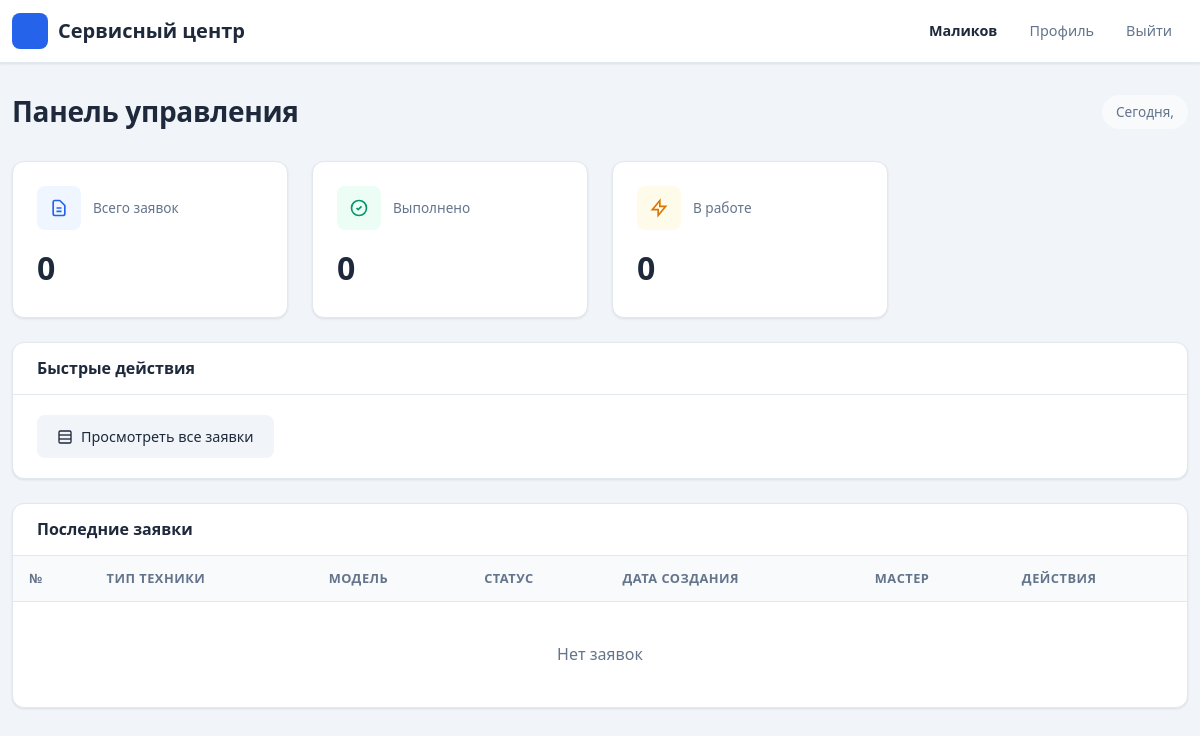
Before: / (signed in) with the older database file.
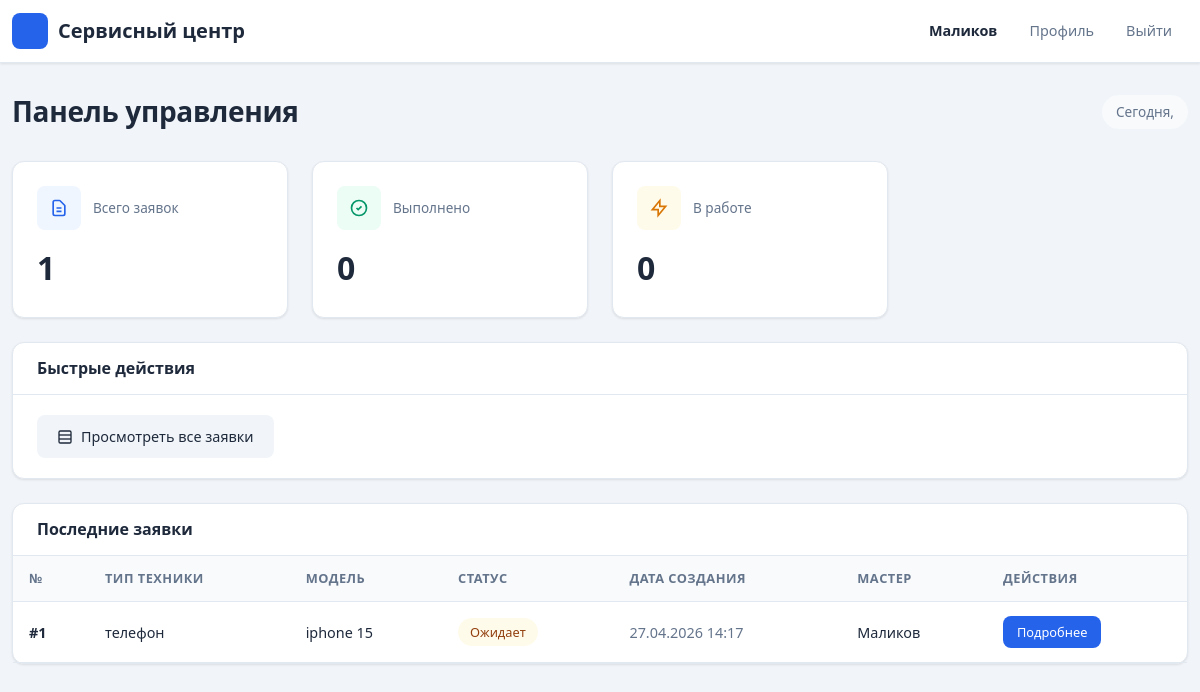
After: the same page with the newer database file.
### requests1/models.py (models this page shows, shortened)
class Request(models.Model):
    STATUS_CHOICES = [
        ('new', 'Новая'),
        ('pending', 'Ожидает'),
        ('in_progress', 'В процессе ремонта'),
        ('ready', 'Готово'),
        ('completed', 'Завершена'),
        ('cancelled', 'Отменена'),
    ]
    request_id = models.AutoField(primary_key=True)
    start_date = models.DateTimeField(verbose_name="Дата начала")
    home_tech_type = models.CharField(max_length=100, verbose_name="Тип техники")
    home_tech_model = models.CharField(max_length=100, verbose_name="Модель техники")
    problem_description = models.TextField(verbose_name="Описание проблемы")
    request_status = models.CharField(
        max_length=20,
        choices=STATUS_CHOICES,
        default='new',
        verbose_name="Статус заявки"
    )
    completion_date = models.DateTimeField(null=True, blank=True, verbose_name="Дата завершения")
    repair_parts = models.TextField(blank=True, verbose_name="Запчасти")
    master = models.ForeignKey(
        Master, on_delete=models.SET_NULL, null=True, blank=True,
        db_column='masterID', verbose_name="Мастер"
    )
    client = models.ForeignKey(
        Client, on_delete=models.CASCADE,
        db_column='clientID', verbose_name="Клиент"
    )
    class Meta:
        db_table = 'requests'
        verbose_name = 'Заявка'
        verbose_name_plural = 'Заявки'

### accounts/models.py (models this page shows, shortened)
class Master(models.Model):
    master_id = models.AutoField(primary_key=True)
    user = models.ForeignKey(User, on_delete=models.CASCADE, db_column='userID')
    class Meta:
        db_table = 'masters'
        verbose_name = 'Мастер'
        verbose_name_plural = 'Мастера'

class User(AbstractBaseUser):
    USER_TYPES = (
        ('client', 'Клиент'),
        ('master', 'Мастер'),
        ('admin', 'Администратор'),
    )
    user_id = models.AutoField(primary_key=True)
    fio = models.CharField(max_length=100, verbose_name="ФИО")
    phone = models.CharField(max_length=20, verbose_name="Телефон")
    login = models.CharField(max_length=50, unique=True, verbose_name="Логин")
    password = models.CharField(max_length=255, verbose_name="Пароль")
    type = models.CharField(max_length=20, choices=USER_TYPES, default='client', verbose_name="Тип пользователя")
    role = models.ForeignKey(
        Role, on_delete=models.SET_NULL, null=True, blank=True,
        verbose_name="Роль", db_column='roleID'
    )
    last_login = None
    is_active = True
    USERNAME_FIELD = 'login'
    REQUIRED_FIELDS = ['fio', 'phone']
    objects = UserManager()
    class Meta:
        db_table = 'users'
        verbose_name = 'Пользователь'
        verbose_name_plural = 'Пользователи'

### requests1/views.py (the view)
    def wrapper(request, *args, **kwargs):
        if not request.session.get('user_id'):
            messages.error(request, 'Необходимо войти в систему')
            return redirect('login')
        return view_func(request, *args, **kwargs)

### requests1/views.py (called while the page is built)
def login_required(view_func):
    def wrapper(request, *args, **kwargs):
        if not request.session.get('user_id'):
            messages.error(request, 'Необходимо войти в систему')
            return redirect('login')
        return view_func(request, *args, **kwargs)
    return wrapper

### templates/requests/dashboard.html (shortened to what the changed rows need)
{% extends 'base.html' %}
{% block content %}
<div class="row">
    <div class="col-md-12">
        <div style="display: flex; align-items: center; justify-content: space-between; margin-bottom: 32px;">
            <h1 style="font-size: 1.75rem; font-weight: 700; margin: 0; letter-spacing: -0.3px;">Панель управления</h1>
        </div>
        <div class="row mb-4">
            <div class="col-md-3">
                <div style="background: var(--surface); border: 1px solid var(--border); border-radius: var(--radius); padding: 24px; box-shadow: var(--shadow); height: 100%;">
                    <div style="display: flex; align-items: center; gap: 12px; margin-bottom: 12px;">
                        <div style="width: 44px; height: 44px; background: #eff6ff; border-radius: var(--radius-sm); display: flex; align-items: center; justify-content: center;">
                        </div>
                        <span style="font-size: 0.85rem; color: var(--text-muted); font-weight: 500;">Всего заявок</span>
                    </div>
                    <p style="font-size: 2rem; font-weight: 700; margin: 0; color: var(--text);">{{ total_requests|default:0 }}</p>
                </div>
            </div>
        </div>
        <div class="row">
            <div class="col-md-12">
                <div style="background: var(--surface); border: 1px solid var(--border); border-radius: var(--radius); box-shadow: var(--shadow);">
                    <div style="padding: 0;">
                        <div style="overflow-x: auto;">
                            <table style="width: 100%; border-collapse: collapse;">
                                <thead>
                                    <tr style="background: #f8fafc; border-bottom: 1px solid var(--border);">
                                        <th style="padding: 12px 16px; text-align: left; font-size: 0.8rem; font-weight: 600; color: var(--text-muted); text-transform: uppercase; letter-spacing: 0.5px;">№</th>
                                        <th style="padding: 12px 16px; text-align: left; font-size: 0.8rem; font-weight: 600; color: var(--text-muted); text-transform: uppercase; letter-spacing: 0.5px;">Тип техники</th>
                                        <th style="padding: 12px 16px; text-align: left; font-size: 0.8rem; font-weight: 600; color: var(--text-muted); text-transform: uppercase; letter-spacing: 0.5px;">Модель</th>
                                        <th style="padding: 12px 16px; text-align: left; font-size: 0.8rem; font-weight: 600; color: var(--text-muted); text-transform: uppercase; letter-spacing: 0.5px;">Статус</th>
                                        <th style="padding: 12px 16px; text-align: left; font-size: 0.8rem; font-weight: 600; color: var(--text-muted); text-transform: uppercase; letter-spacing: 0.5px;">Дата создания</th>
                                        <th style="padding: 12px 16px; text-align: left; font-size: 0.8rem; font-weight: 600; color: var(--text-muted); text-transform: uppercase; letter-spacing: 0.5px;">Мастер</th>
                                        <th style="padding: 12px 16px; text-align: left; font-size: 0.8rem; font-weight: 600; color: var(--text-muted); text-transform: uppercase; letter-spacing: 0.5px;">Действия</th>
                                    </tr>
                                </thead>
                                <tbody>
                                    {% for req in requests %}
                                    <tr style="border-bottom: 1px solid var(--border); transition: background 0.15s;" onmouseover="this.style.background='#f8fafc'" onmouseout="this.style.background='transparent'">
                                        <td style="padding: 14px 16px; font-weight: 600; color: var(--text); font-size: 0.9rem;">#{{ req.request_id }}</td>
                                        <td style="padding: 14px 16px; font-size: 0.9rem;">{{ req.home_tech_type }}</td>
                                        <td style="padding: 14px 16px; font-size: 0.9rem;">{{ req.home_tech_model }}</td>
                                        <td style="padding: 14px 16px;">
                                            {% if req.request_status == 'new' %}
                                                <span style="display: inline-block; background: #f0f9ff; color: #0369a1; padding: 4px 12px; border-radius: 20px; font-size: 0.8rem; font-weight: 500;">Новая</span>
                                            {% elif req.request_status == 'pending' %}
                                                <span style="display: inline-block; background: #fffbeb; color: #92400e; padding: 4px 12px; border-radius: 20px; font-size: 0.8rem; font-weight: 500;">Ожидает</span>
                                            {% elif req.request_status == 'in_progress' %}
                                                <span style="display: inline-block; background: #eff6ff; color: #1e40af; padding: 4px 12px; border-radius: 20px; font-size: 0.8rem; font-weight: 500;">В процессе ремонта</span>
                                            {% elif req.request_status == 'ready' %}
                                                <span style="display: inline-block; background: #ecfdf5; color: #065f46; padding: 4px 12px; border-radius: 20px; font-size: 0.8rem; font-weight: 500;">Готово</span>
                                            {% elif req.request_status == 'completed' %}
                                                <span style="display: inline-block; background: #f0fdf4; color: #166534; padding: 4px 12px; border-radius: 20px; font-size: 0.8rem; font-weight: 500;">Завершена</span>
                                            {% elif req.request_status == 'cancelled' %}
                                                <span style="display: inline-block; background: #fef2f2; color: #991b1b; padding: 4px 12px; border-radius: 20px; font-size: 0.8rem; font-weight: 500;">Отменена</span>
                                            {% endif %}
                                        </td>
                                        <td style="padding: 14px 16px; font-size: 0.9rem; color: var(--text-muted);">{{ req.start_date|date:"d.m.Y H:i" }}</td>
                                        <td style="padding: 14px 16px; font-size: 0.9rem;">
                                            {% if req.master %}
                                                {{ req.master.user.fio }}
                                            {% else %}
                                                <span style="color: var(--text-muted);">Не назначен</span>
                                            {% endif %}
                                        </td>
                                        <td style="padding: 14px 16px;">
                                            <a href="{% url 'request_detail' req.request_id %}" style="display: inline-block; background: var(--primary); color: white; padding: 6px 14px; border-radius: var(--radius-sm); text-decoration: none; font-size: 0.8rem; font-weight: 500;">Подробнее</a>
                                        </td>
                                    </tr>
                                    {% empty %}
                                    <tr>
                                        <td colspan="7" style="text-align: center; padding: 40px; color: var(--text-muted);">Нет заявок</td>
                                    </tr>
                                    {% endfor %}
                                </tbody>
                            </table>
                        </div>
                    </div>
                </div>
            </div>
        </div>
    </div>
</div>
{% endblock %}

Changed rows visible on the page:
added Request: request_id "1", home_tech_type "телефон", home_tech_model "iphone 15", request_status "Ожидает", start_date "27.04.2026 14:17", master.user.fio "Маликов"
Other visible differences:
{{ total_requests|default:0 }}: "0" → "1"
text no longer shown: "Нет заявок"
